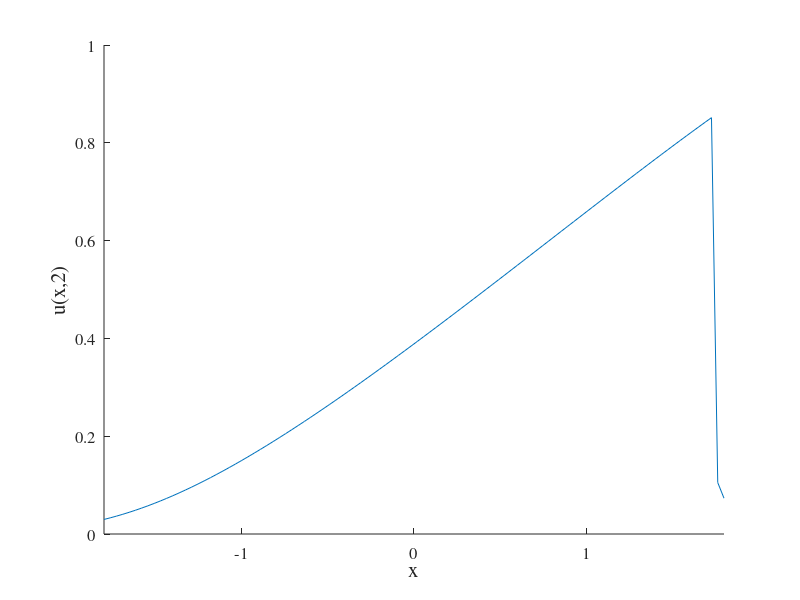

Reproduce this figure in MATLAB. (Note: this script raises an error after producing the figure.)
clc; clear all; close all;
% Root finder for Part 1
x_mesh = linspace(-1.8, 1.8, 100);
x0_list = zeros(1, length(x_mesh));
t = 2.5;
%fun1 = @(x0, x) (x - x0) .* exp(x0.^2);

for i = 1:length(x_mesh)
x = x_mesh(i);
fun = @(x0) x0 - x + t * exp(-x0^2);
x0_list(i) = fzero(fun, x);

end
u = exp(-x0_list.^2);
figure
hold on
plot(x_mesh, u)
set(gca, 'FontSize', [12], 'FontName', 'Times')
set(gcf,'color','w');
xlabel('x', 'FontSize', 15)
ylabel('u(x,2)', 'FontSize', 15)
axis([-1.8 1.8 0 1])

hold off
export_fig hw_13_plot7.pdf
%% Characteristic Lines for Part 1
figure
hold on
for x0 = linspace(-2, 2, 50)
    t = (x_mesh - x0) .* exp(x0.^2);
    plot(x_mesh,t, 'Color', 'b')

    xlabel('x')
    ylabel('t')
end
    axis([-1.8 1.8 0 2])
set(gca, 'FontSize', [12], 'FontName', 'Times')
set(gcf,'color','w');
xlabel('x', 'FontSize', 15)
ylabel('t', 'FontSize', 15)
hold off
export_fig hw_13_plot1.pdf

%% Characteristic Lines for Part 2
clc; clear all; close all;

x_mesh = linspace(-1.8, 1.8, 100);

figure
hold on
for x0 = linspace(-2, 2, 50)
    t = (x_mesh - x0) .* ((1 + x0^2)^2);
    plot(x_mesh,t, 'Color', 'b')

    xlabel('x')
    ylabel('t')
end
axis([-1.8 1.8 0 2])
hold off
